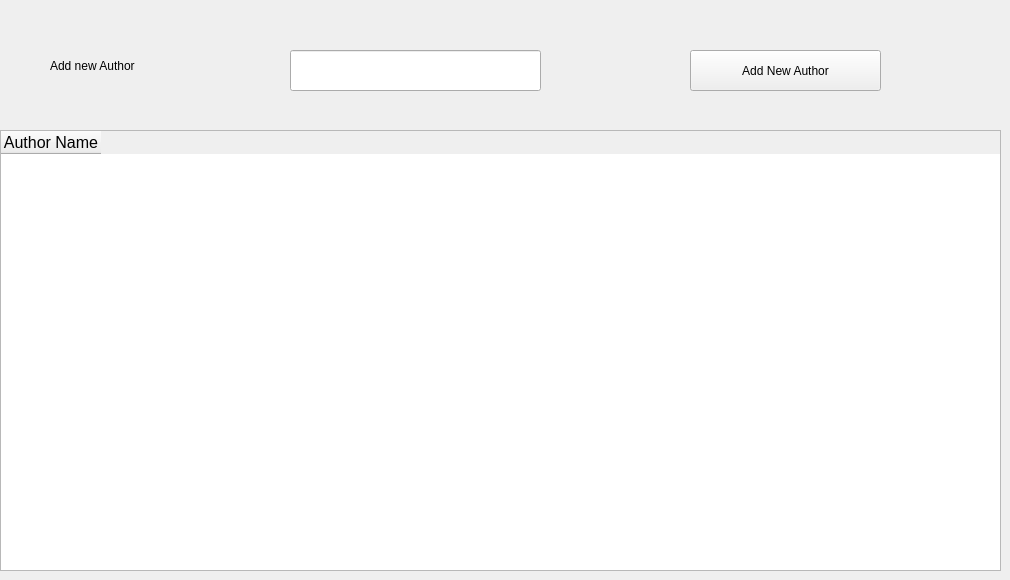
      <widget class="QWidget" name="tab_8">
       <attribute name="title">
        <string>Author</string>
       </attribute>
       <widget class="QLabel" name="label_26">
        <property name="geometry">
         <rect>
          <x>50</x>
          <y>50</y>
          <width>191</width>
          <height>31</height>
         </rect>
        </property>
        <property name="text">
         <string>Add new Author</string>
        </property>
       </widget>
       <widget class="QLineEdit" name="lineEdit_23">
        <property name="geometry">
         <rect>
          <x>290</x>
          <y>50</y>
          <width>251</width>
          <height>41</height>
         </rect>
        </property>
       </widget>
       <widget class="QPushButton" name="pushButton_16">
        <property name="geometry">
         <rect>
          <x>690</x>
          <y>50</y>
          <width>191</width>
          <height>41</height>
         </rect>
        </property>
        <property name="text">
         <string>Add New Author</string>
        </property>
       </widget>
       <widget class="QTableWidget" name="tableWidget_4">
        <property name="geometry">
         <rect>
          <x>0</x>
          <y>130</y>
          <width>1001</width>
          <height>441</height>
         </rect>
        </property>
        <property name="font">
         <font>
          <pointsize>12</pointsize>
         </font>
        </property>
        <column>
         <property name="text">
          <string>Author Name</string>
         </property>
        </column>
       </widget>
      </widget>
